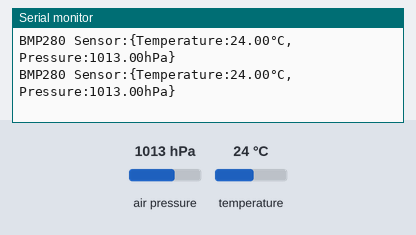
This sketch was run on a simulated Arduino Uno, built with avr-gcc and run on an emulated ATmega328P. On the bench: the last lines printed to the serial monitor. Inputs (shaded band) come from the test bench; at power-on: air pressure 1013 hPa, temperature 24 °C.

Above: at 1.8 s.
1.9 s: air pressure set to 952 hPa
At 2.4 s:
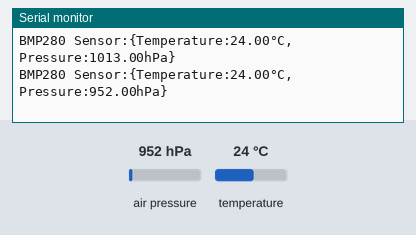
3.4 s: temperature set to 12 °C
At 4.7 s:
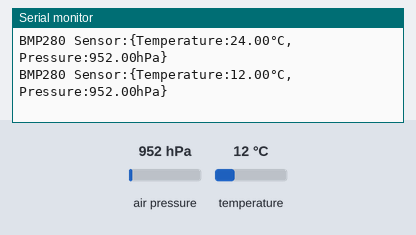
4.9 s: air pressure set to 975 hPa
At 5.9 s:
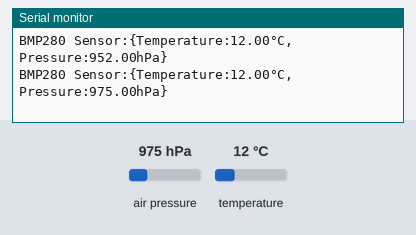
Timing chart, 0 to 7.9 s (numbered marks = the images above; inputs shaded):
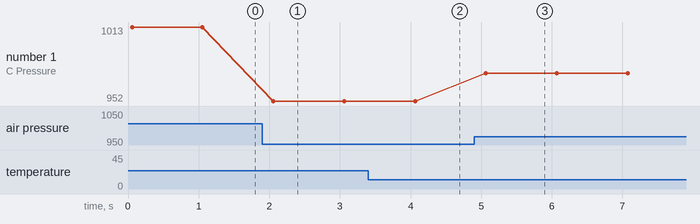

Measured:
- after the input at 1.9 s, the serial monitor: prints a new line after 0.16 s (image 1)
- after the input at 3.4 s, the serial monitor: prints a new line after 0.66 s (image 2)
- after the input at 4.9 s, the serial monitor: prints a new line after 0.17 s (image 3)
- plotted number 1: 1013 → 952 after the input at 1.9 s, 952 → 975 after the input at 4.9 s

The sketch:

BMP280_Sensor.ino
```cpp
/*** Atya Technologies Pvt. Ltd. - BMP280 Sensor ***/


#include <Adafruit_BMP280.h>

Adafruit_BMP280 bmp; // I2C Interface

void setup()
{
  Serial.begin(9600);
  Serial.println("Welcome to Atya Technologies Pvt. Ltd. - BMP280 Sensor");

  if (!bmp.begin(0x76)) {
    //Uncomment the below line if you are
    //Serial.println(F("Could not find a valid BMP280 sensor, check wiring!"));
    while (1);
  }

  // Default settings from datasheet.
  bmp.setSampling(Adafruit_BMP280::MODE_NORMAL,     // Operating Mode
                  Adafruit_BMP280::SAMPLING_X2,     // Temp. oversampling
                  Adafruit_BMP280::SAMPLING_X16,    // Pressure oversampling
                  Adafruit_BMP280::FILTER_X16,      // Filtering
                  Adafruit_BMP280::STANDBY_MS_500); // Standby time
}

void loop()
{
  Serial.print("BMP280 Sensor:{");
  Serial.print("Temperature:");
  Serial.print(bmp.readTemperature());
  Serial.print("°C");
  Serial.print(",Pressure:");
  Serial.print(bmp.readPressure() / 100);  // Display pressure in hPa
  Serial.println("hPa}");
  Serial.println();
  delay(1000);
}
```
